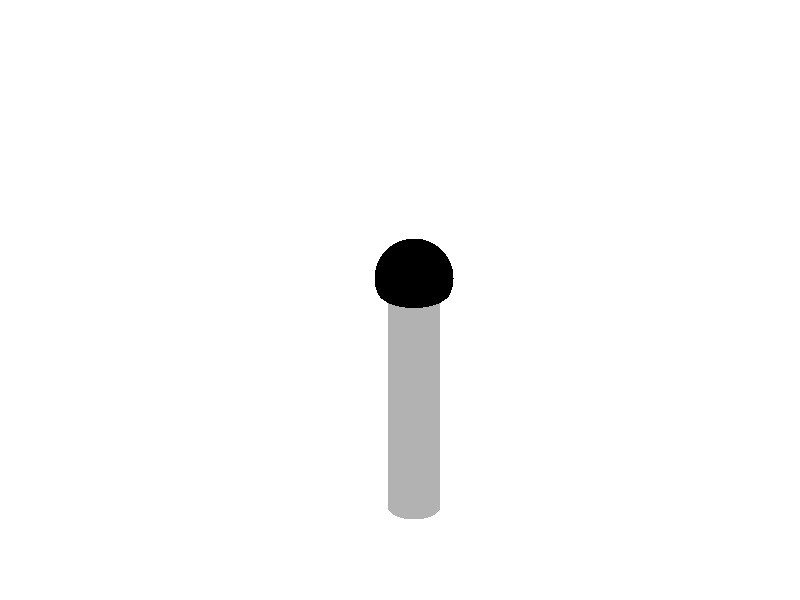

Here is the MATLAB script that generated this plot: (Note: this script raises an error after producing the figure.)
close all 
clear 
clc
%% Parameters 
% Sporangiophore parameters 
r_cylinder = 1;         % Sporangiophore radius 
H0 = 10*r_cylinder;                 % Initial length of the cylinder 
H_final = 1.8*H0;         % Final length of the cylinder 

% Sporangium parametrs 
r_cap = 1.5*r_cylinder;   % radius of the sporangium 

% Rotation Parameter
rot_ang = 2*pi; 

% Arrow distribution on the sporangium
theta_dist = [80 65 40 25 10]*pi/180; 
L_dist = [1/6 2/6 3/6 4/6 5/6]; 

% Animation parameters 
N_frames = 50;               % Number of frames for the animation
num_arrows = 8; 

% Frame Number (for single frame plot) 
Frame_number = 25; 
%% % Set up the figure
fig1 = figure(1);
set(gcf,'Color','white')
set(gcf,"Units","inches")
hold on;
axis equal;
view(3);
axis([-r_cap r_cap -r_cap r_cap 0 (H_final + r_cylinder)]);
axis off

%% Cylinder and the Spherical cap 
% Create cylinder data
thetavec = linspace(0, 2*pi, 50);
[Theta, Z] = meshgrid(thetavec, linspace(0, 1, 50)); % Z scaled from 0 to 1 for easy height adjustment
X_cylinder = r_cylinder * cos(Theta);
Y_cylinder = r_cylinder * sin(Theta);

% Create spherical cap data (height equal to radius)
cap_height = r_cylinder; 
cap_angle = pi - acos(1 - (cap_height / r_cap)); % Calculate angle based on height
[theta_cap, phi_cap] = meshgrid(linspace(0, 2*pi, 50), linspace(0, cap_angle, 25));
X_cap = r_cap * sin(phi_cap) .* cos(theta_cap);
Y_cap = r_cap * sin(phi_cap) .* sin(theta_cap);
Z_cap = r_cap * cos(phi_cap);


% Plot initial objects 
cylinder_surf = surf(X_cylinder, Y_cylinder, Z * H0, 'FaceColor', [0.7, 0.7, 0.7], 'EdgeColor', 'none');
cap_surf = surf(X_cap, Y_cap, Z_cap + H0,'FaceColor', [0, 0, 0], 'EdgeColor', 'none'); 

%% Create initial arrows on the cylinder 
% Define arrows on the surface of the cylinder
arrow_length = 1*(2*pi*r_cylinder/num_arrows);           % Length of each rotation arrow
arrow_theta = linspace(0, 2*pi, num_arrows + 1); % Angles for arrows, evenly spaced
arrow_theta(end) = [];        % Remove the last point to avoid overlap at 0 and 2*pi
arrows = gobjects(length(theta_dist), num_arrows); 


for mm = 1 : length(theta_dist)
    % Each following Loop makes the initial arrows at one height along the
    % sporagiophore 
    for kk = 1 : num_arrows
        % Arrows at Z = 2 (initial middle position, red color)
        arrow_X = r_cylinder * cos(arrow_theta(kk));
        arrow_Y = r_cylinder * sin(arrow_theta(kk));
        arrow_Z = H0 * L_dist(mm); % Middle position
        arrows(mm, kk) = quiver3(arrow_X, arrow_Y, arrow_Z, ...
                               arrow_length * cos(arrow_theta(kk) + pi/2), ...
                               arrow_length * sin(arrow_theta(kk) + pi/2), ...
                               arrow_length * sin(theta_dist(mm)), 'r', 'LineWidth', 2, 'MaxHeadSize', 1);
    end
end



%% Animation loop
for i = 1 : N_frames-2
    % Calculate interpolated height for the cylinder
    current_height = H0 + (H_final - H0) * (i / N_frames);
    Z_cylinder_scaled = Z * current_height;

    % Calculate rotation angle (full 360 degrees over N_frames)
    angle = rot_ang * (i / N_frames); % Rotation angle in radians

    % Apply rotation to the X and Y coordinates of the cylinder and cap
    X_cylinder_rotated = X_cylinder * cos(angle) - Y_cylinder * sin(angle);
    Y_cylinder_rotated = X_cylinder * sin(angle) + Y_cylinder * cos(angle);

    X_cap_rotated = X_cap * cos(angle) - Y_cap * sin(angle);
    Y_cap_rotated = X_cap * sin(angle) + Y_cap * cos(angle);

    % Update cylinder and cap data with the rotated and scaled height
    set(cylinder_surf, 'XData', X_cylinder_rotated, 'YData', Y_cylinder_rotated, 'ZData', Z_cylinder_scaled);
    set(cap_surf, 'XData', X_cap_rotated, 'YData', Y_cap_rotated, 'ZData', Z_cap + current_height);

    % Update arrow positions and directions to indicate rotation and elongation
       for nn = 1 : length(theta_dist)
        for kk = 1:num_arrows
            % Update arrows at Z = 2 (initial middle position, red)
            arrow_X_rotated = r_cylinder * cos(arrow_theta(kk) + angle);
            arrow_Y_rotated = r_cylinder * sin(arrow_theta(kk) + angle);
            set(arrows(nn, kk), 'XData', arrow_X_rotated, 'YData', arrow_Y_rotated, ...
                             'ZData', current_height * L_dist(nn)); % Middle position based on current height
            set(arrows(nn, kk), 'UData', arrow_length * cos(arrow_theta(kk) + angle + pi/2), ...
                             'VData', arrow_length * sin(arrow_theta(kk) + angle + pi/2), ...
                             'WData', arrow_length * sin(theta_dist(nn))); % Increased elongation component for visual effect
    
        end
       end
    % Capture the current frame for the GIF
    drawnow; % Ensure the figure is updated
    frame = getframe(gcf); % Capture the current figure

end


%%  Set up the second figure for initial configuration only 
% Same line of codes are copied before the loop section 
fig2 = figure(2);
set(gcf,'Color','white')
set(gcf,"Units","inches")
hold on;
axis equal;
view(3);
axis([-r_cap r_cap -r_cap r_cap 0 (H_final + r_cylinder)]);
axis off

%% Cylinder and the Spherical cap 
% Create cylinder data
thetavec = linspace(0, 2*pi, 50);
[Theta, Z] = meshgrid(thetavec, linspace(0, 1, 50)); % Z scaled from 0 to 1 for easy height adjustment
X_cylinder = r_cylinder * cos(Theta);
Y_cylinder = r_cylinder * sin(Theta);

% Create spherical cap data (height equal to radius)
cap_height = r_cylinder; 
cap_angle = pi - acos(1 - (cap_height / r_cap)); % Calculate angle based on height
[theta_cap, phi_cap] = meshgrid(linspace(0, 2*pi, 50), linspace(0, cap_angle, 25));
X_cap = r_cap * sin(phi_cap) .* cos(theta_cap);
Y_cap = r_cap * sin(phi_cap) .* sin(theta_cap);
Z_cap = r_cap * cos(phi_cap);


% Plot initial objects 
cylinder_surf = surf(X_cylinder, Y_cylinder, Z * H0, 'FaceColor', [0.7, 0.7, 0.7], 'EdgeColor', 'none');
cap_surf = surf(X_cap, Y_cap, Z_cap + H0,'FaceColor', [0, 0, 0], 'EdgeColor', 'none'); 

%% Create initial arrows on the cylinder 
% Define arrows on the surface of the cylinder
arrow_length = 1*(2*pi*r_cylinder/num_arrows);           % Length of each rotation arrow
arrow_theta = linspace(0, 2*pi, num_arrows + 1); % Angles for arrows, evenly spaced
arrow_theta(end) = [];        % Remove the last point to avoid overlap at 0 and 2*pi
arrows = gobjects(length(theta_dist), num_arrows); 


for mm = 1 : length(theta_dist)
    % Each following Loop makes the initial arrows at one height along the
    % sporagiophore 
    for kk = 1 : num_arrows
        % Arrows at Z = 2 (initial middle position, red color)
        arrow_X = r_cylinder * cos(arrow_theta(kk));
        arrow_Y = r_cylinder * sin(arrow_theta(kk));
        arrow_Z = H0 * L_dist(mm); % Middle position
        arrows(mm, kk) = quiver3(arrow_X, arrow_Y, arrow_Z, ...
                               arrow_length * cos(arrow_theta(kk) + pi/2), ...
                               arrow_length * sin(arrow_theta(kk) + pi/2), ...
                               arrow_length * sin(theta_dist(mm)), 'r', 'LineWidth', 2, 'MaxHeadSize', 1);
    end
end

%% Animation loop
for i = 1 : Frame_number
    % Calculate interpolated height for the cylinder
    current_height = H0 + (H_final - H0) * (i / N_frames);
    Z_cylinder_scaled = Z * current_height;

    % Calculate rotation angle (full 360 degrees over N_frames)
    angle = rot_ang * (i / N_frames); % Rotation angle in radians

    % Apply rotation to the X and Y coordinates of the cylinder and cap
    X_cylinder_rotated = X_cylinder * cos(angle) - Y_cylinder * sin(angle);
    Y_cylinder_rotated = X_cylinder * sin(angle) + Y_cylinder * cos(angle);

    X_cap_rotated = X_cap * cos(angle) - Y_cap * sin(angle);
    Y_cap_rotated = X_cap * sin(angle) + Y_cap * cos(angle);

    % Update cylinder and cap data with the rotated and scaled height
    set(cylinder_surf, 'XData', X_cylinder_rotated, 'YData', Y_cylinder_rotated, 'ZData', Z_cylinder_scaled);
    set(cap_surf, 'XData', X_cap_rotated, 'YData', Y_cap_rotated, 'ZData', Z_cap + current_height);

    % Update arrow positions and directions to indicate rotation and elongation
       for nn = 1 : length(theta_dist)
        for kk = 1:num_arrows
            % Update arrows at Z = 2 (initial middle position, red)
            arrow_X_rotated = r_cylinder * cos(arrow_theta(kk) + angle);
            arrow_Y_rotated = r_cylinder * sin(arrow_theta(kk) + angle);
            set(arrows(nn, kk), 'XData', arrow_X_rotated, 'YData', arrow_Y_rotated, ...
                             'ZData', current_height * L_dist(nn)); % Middle position based on current height
            set(arrows(nn, kk), 'UData', arrow_length * cos(arrow_theta(kk) + angle + pi/2), ...
                             'VData', arrow_length * sin(arrow_theta(kk) + angle + pi/2), ...
                             'WData', arrow_length * sin(theta_dist(nn))); % Increased elongation component for visual effect
    
        end
       end
    % Capture the current frame for the GIF
    drawnow; % Ensure the figure is updated
    frame = getframe(gcf); % Capture the current figure

end
